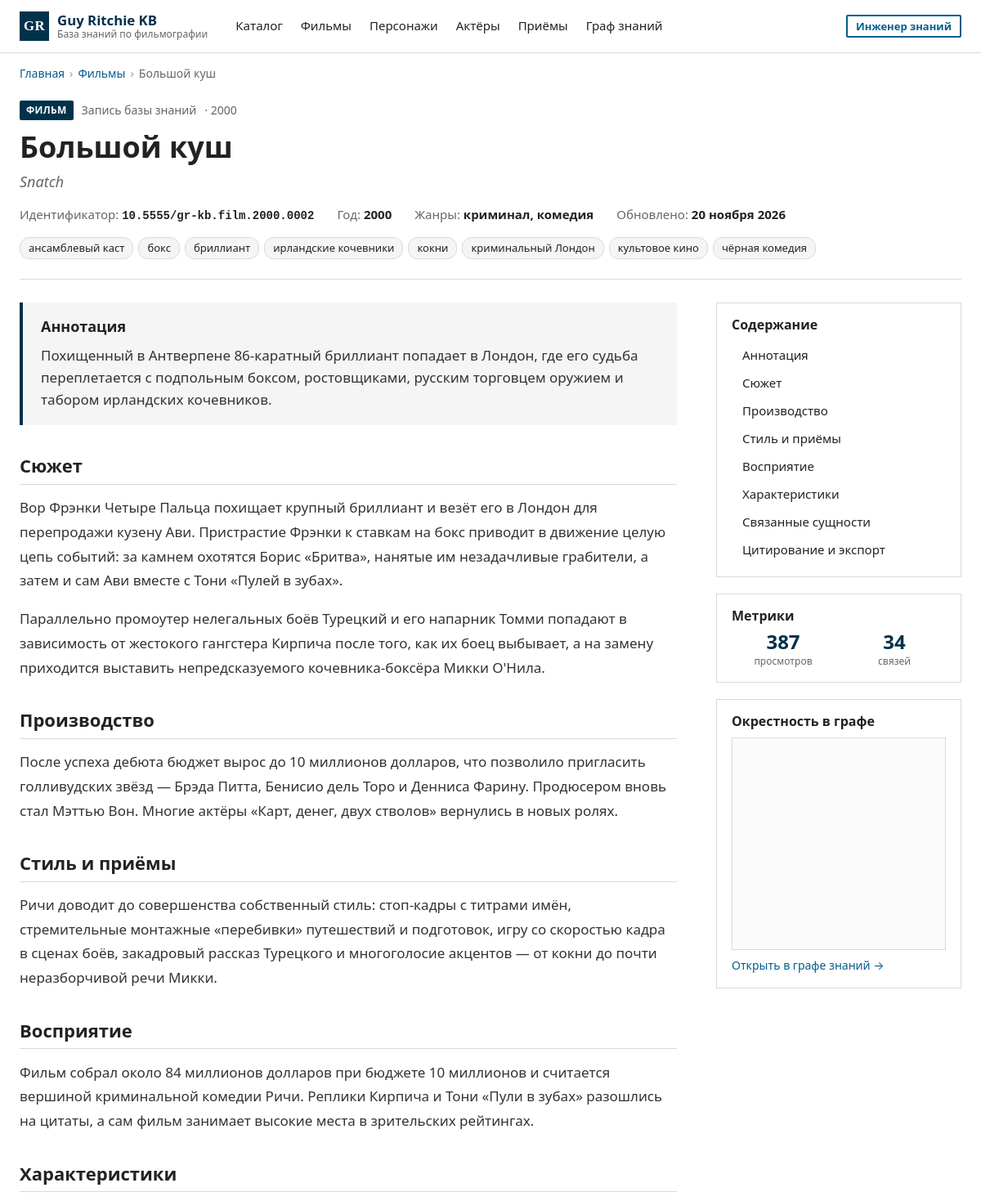
Screenshot of /entry/snatch/ (upper part) with the database file from the repository.
### knowledge/models.py (models this page shows, shortened)
class KnowledgeEntry(models.Model):
    title = models.CharField("Заголовок", max_length=255)
    original_title = models.CharField("Оригинальное название", max_length=255, blank=True)
    slug = models.SlugField("Slug", max_length=200, unique=True, blank=True)
    entity_type = models.ForeignKey(EntityType, on_delete=models.PROTECT,
                                    related_name="entries", verbose_name="Тип сущности")
    summary = models.TextField("Аннотация", help_text="Краткое описание (1–3 предложения)")
    content = models.TextField(
        "Содержание", blank=True,
        help_text="Структурированный текст. Секции начинаются со строки «## Заголовок секции».",
    )
    year = models.PositiveSmallIntegerField("Год", null=True, blank=True, db_index=True)
    genres = models.JSONField("Жанры", default=list, blank=True,
                              help_text='Список строк, например ["криминал", "комедия"]')
    metadata_json = models.JSONField(
        "Атрибуты", default=dict, blank=True,
        help_text='Словарь характеристик: {"Бюджет": "$22 млн", "Длительность": "113 мин"}',
    )
    tags = models.ManyToManyField(Tag, blank=True, related_name="entries", verbose_name="Теги")
    kb_id = models.CharField("Идентификатор БЗ", max_length=64, unique=True,
                             blank=True, null=True, editable=False)
    views = models.PositiveIntegerField("Просмотры", default=0, editable=False)
    is_published = models.BooleanField("Опубликовано", default=True)
    created_at = models.DateTimeField("Создано", auto_now_add=True)
    updated_at = models.DateTimeField("Обновлено", auto_now=True)
    class Meta:
        ordering = ["title"]
        verbose_name = "Запись базы знаний"
        verbose_name_plural = "Записи базы знаний"
        indexes = [models.Index(fields=["entity_type", "year"])]
    def get_absolute_url(self):
        return reverse("portal:entry", kwargs={"slug": self.slug})
    def sections(self):
        result, current = [], None
        for raw in (self.content or "").splitlines():
            line = raw.strip()
            if line.startswith("## "):
                title = line[3:].strip()
                current = {"anchor": f"sec-{len(result) + 1}", "title": title, "paragraphs": []}
                result.append(current)
            elif line:
                if current is None:
                    current = {"anchor": "sec-1", "title": "Описание", "paragraphs": []}
                    result.append(current)
                current["paragraphs"].append(line)
        return result
    def related_entries(self):
        items = []
        out_qs = self.outgoing.select_related("target__entity_type", "relation_type")
        in_qs = self.incoming.select_related("source__entity_type", "relation_type")
        for r in out_qs:
            if r.target.is_published:
                items.append({"relation": r, "entry": r.target,
                              "label": r.relation_type.name, "direction": "out"})
        for r in in_qs:
            if r.source.is_published:
                items.append({"relation": r, "entry": r.source,
                              "label": r.relation_type.inverse_name or r.relation_type.name,
                              "direction": "in"})
        items.sort(key=lambda x: (x["entry"].entity_type.order, x["label"], x["entry"].title))
        return items
    def citation(self) -> str:
        year = f" ({self.year})" if self.year else ""
        return (f"{escape(self.title)}{year} // База знаний «Фильмография и творчество Гая Ричи». "
                f"[Электронный ресурс]. ID: {self.kb_id}.")

class EntityType(models.Model):
    code = models.SlugField("Код", max_length=32, unique=True)
    name = models.CharField("Название", max_length=64)
    name_plural = models.CharField("Название (мн. ч.)", max_length=64)
    description = models.TextField("Описание класса", blank=True)
    color = models.CharField("Цвет (HEX)", max_length=7, default="#025e8d",
                             help_text="Цвет бейджа и узла на графе")
    order = models.PositiveSmallIntegerField("Порядок", default=0)
    class Meta:
        ordering = ["order", "name"]
        verbose_name = "Тип сущности"
        verbose_name_plural = "Типы сущностей"

class Tag(models.Model):
    name = models.CharField("Тег", max_length=64, unique=True)
    slug = models.SlugField("Slug", max_length=80, unique=True, blank=True)
    class Meta:
        ordering = ["name"]
        verbose_name = "Тег"
        verbose_name_plural = "Теги"

### portal/views.py (the view)
# urls.py: path("entry/<slug:slug>/", views.entry_detail, name="entry"),
def entry_detail(request, slug):
    entry = get_object_or_404(
        KnowledgeEntry.objects.select_related("entity_type").prefetch_related("tags"),
        slug=slug, is_published=True)
    KnowledgeEntry.objects.filter(pk=entry.pk).update(views=F("views") + 1)
    related = entry.related_entries()
    groups = {}
    for item in related:
        et = item["entry"].entity_type
        groups.setdefault(et.pk, {"type": et, "items": []})["items"].append(item)
    rel_groups = sorted(groups.values(), key=lambda g: g["type"].order)
    sections = entry.sections()
    toc = ([{"anchor": "abstract", "title": "Аннотация"}]
           + [{"anchor": s["anchor"], "title": s["title"]} for s in sections])
    if entry.metadata_json:
        toc.append({"anchor": "attributes", "title": "Характеристики"})
    if related:
        toc.append({"anchor": "related", "title": "Связанные сущности"})
    toc.append({"anchor": "cite", "title": "Цитирование и экспорт"})
    return render(request, "portal/entry_detail.html", {
        "entry": entry,
        "sections": sections,
        "rel_groups": rel_groups,
        "rel_total": len(related),
        "toc": toc,
        "views": entry.views + 1,
    })

### portal/templatetags/kb_extras.py (called while the page is built)
@register.simple_tag
def type_badge(entity_type, outline=False):
    cls = "badge badge-outline" if outline else "badge"
    return format_html('<span class="{}" style="--c:{}">{}</span>', cls, entity_type.color,
                       entity_type.name)

### templates/portal/entry_detail.html (shortened to what this page needs)
{% extends "base.html" %}
{% load static kb_extras %}
{% block content %}
<div class="container">
  <nav class="breadcrumbs" aria-label="Хлебные крошки">
    <ol>
      <li><a href="{% url 'portal:home' %}">Главная</a></li>
      <li><a href="{% url 'portal:search' %}?type={{ entry.entity_type.code }}">{{ entry.entity_type.name_plural }}</a></li>
      <li aria-current="page">{{ entry.title }}</li>
    </ol>
  </nav>
  <header class="article-header">
    <div class="article-type">
      {% type_badge entry.entity_type %}
      <span>Запись базы знаний</span>
      {% if entry.year %}<span>· {{ entry.year }}</span>{% endif %}
    </div>
    <h1>{{ entry.title }}</h1>
    {% if entry.original_title %}<p class="orig">{{ entry.original_title }}</p>{% endif %}
    <ul class="meta-list">
      <li><span class="k">Идентификатор:</span> <span class="v kb-id">{{ entry.kb_id }}</span></li>
      {% if entry.year %}<li><span class="k">Год:</span> <span class="v">{{ entry.year }}</span></li>{% endif %}
      {% if entry.genres %}<li><span class="k">Жанры:</span> <span class="v">{{ entry.genres|join:", " }}</span></li>{% endif %}
      <li><span class="k">Обновлено:</span> <span class="v">{{ entry.updated_at|date:"d E Y" }}</span></li>
    </ul>
    {% with tags=entry.tags.all %}{% if tags %}
    <ul class="tags" aria-label="Ключевые слова">
      {% for t in tags %}<li><a class="tag" href="{% url 'portal:search' %}?tag={{ t.slug }}">{{ t.name }}</a></li>{% endfor %}
    </ul>
    {% endif %}{% endwith %}
  </header>
  <div class="article-layout">
    <article class="article-main">
      <section id="abstract" class="abstract">
        <h2>Аннотация</h2>
        <p>{{ entry.summary }}</p>
      </section>
      {% for s in sections %}
      <section id="{{ s.anchor }}" class="prose">
        <h2>{{ s.title }}</h2>
        {% for p in s.paragraphs %}<p>{{ p }}</p>{% endfor %}
      </section>
      {% endfor %}
      {% if entry.metadata_json %}
      <section id="attributes">
        <h2>Характеристики</h2>
      </section>
      {% endif %}
    </article>
    <aside>
      <div class="sidebar-sticky">
        <div class="sidebar-box">
          <h2>Содержание</h2>
          <ol class="toc">
            {% for t in toc %}<li><a href="#{{ t.anchor }}">{{ t.title }}</a></li>{% endfor %}
          </ol>
        </div>
        <div class="sidebar-box">
          <h2>Метрики</h2>
          <div class="metrics">
            <div><div class="stat-value">{{ views }}</div><div class="stat-label">просмотров</div></div>
            <div><div class="stat-value">{{ rel_total }}</div><div class="stat-label">связей</div></div>
          </div>
        </div>
        {% if rel_total %}
        <div class="sidebar-box">
          <h2>Окрестность в графе</h2>
          <div class="graph-canvas"><div id="mini-graph" class="mini-graph"></div><div class="graph-loading">Загрузка…</div></div>
          <p class="small" style="margin:8px 0 0"><a href="{% url 'portal:graph' %}?focus={{ entry.slug }}">Открыть в графе знаний →</a></p>
        </div>
        {% endif %}
      </div>
    </aside>
  </div>
</div>
{% endblock %}

### static/css/springer.css (style rules this page uses)
:root { --navy: #01324b; --blue: #025e8d; --blue-hover: #01324b; --blue-light: #ebf1f5; --graphite: #222; --text: #333; --muted: #666; --line: #dadada; --bg-soft: #f5f5f5; --mark: #fff3b0; --focus: #0088cc; --radius: 2px; --font: "Segoe UI", -apple-system, BlinkMacSystemFont, Roboto, "Helvetica Neue", Arial, sans-serif; --font-serif: Georgia, "Times New Roman", serif; --container: 1200px; }
* { box-sizing: border-box; }
html { font-size: 16px; }
body { margin: 0; font-family: var(--font); color: var(--text); background: #fff; line-height: 1.6; -webkit-font-smoothing: antialiased; }
a { color: var(--blue); text-decoration: none; }
h1, h2, h3, h4 { color: var(--graphite); line-height: 1.25; margin: 0 0 .6em; }
h1 { font-size: 2rem; font-weight: 700; }
h2 { font-size: 1.375rem; font-weight: 700; }
p { margin: 0 0 1em; }
.container { max-width: var(--container); margin: 0 auto; padding: 0 24px; }
.small { font-size: .875rem; }
.stat-value { font-size: 2rem; font-weight: 700; line-height: 1; }
.stat-label { color: #b9cfdc; font-size: .875rem; margin-top: 6px; }
.badge { display: inline-block; font-size: .75rem; font-weight: 600; letter-spacing: .3px; text-transform: uppercase; color: #fff; background: var(--c, var(--blue)); padding: 2px 8px; border-radius: var(--radius); line-height: 1.6; }
.tags { display: flex; flex-wrap: wrap; gap: 6px; margin: 0; padding: 0; list-style: none; }
.tag { display: inline-block; font-size: .8125rem; padding: 2px 10px; border: 1px solid var(--line); background: var(--bg-soft); color: var(--graphite); border-radius: 12px; }
.breadcrumbs { font-size: .875rem; padding: 14px 0; color: var(--muted); }
.breadcrumbs ol { list-style: none; display: flex; flex-wrap: wrap; gap: 6px; margin: 0; padding: 0; }
.breadcrumbs li + li::before { content: "›"; margin-right: 6px; color: #999; }
.article-header { padding: 8px 0 24px; border-bottom: 1px solid var(--line); }
.article-type { display: flex; gap: 10px; align-items: center; font-size: .875rem; color: var(--muted); margin-bottom: 10px; flex-wrap: wrap; }
.article-header h1 { font-size: 2.25rem; margin: 0 0 6px; }
.article-header .orig { font-size: 1.125rem; color: var(--muted); font-style: italic; margin: 0 0 14px; }
.meta-list { display: flex; flex-wrap: wrap; gap: 4px 28px; list-style: none; margin: 0 0 14px; padding: 0; font-size: .9375rem; }
.meta-list dt, .meta-list .k { color: var(--muted); }
.meta-list .v { color: var(--graphite); font-weight: 600; }
.kb-id { font-family: Consolas, "Courier New", monospace; font-size: .875rem; }
.article-layout { display: grid; grid-template-columns: minmax(0, 1fr) 300px; gap: 48px; padding: 28px 0 64px; }
.article-main section { margin-bottom: 36px; scroll-margin-top: 20px; }
.article-main h2 { border-bottom: 1px solid var(--line); padding-bottom: 8px; }
.abstract { background: var(--bg-soft); padding: 18px 22px; border-left: 4px solid var(--navy); }
.abstract h2 { border: 0; padding: 0; font-size: 1.125rem; }
.abstract p { margin: 0; font-size: 1.0625rem; }
.article-main .prose p { font-size: 1.0625rem; line-height: 1.75; }
.sidebar-box { border: 1px solid var(--line); padding: 16px 18px; margin-bottom: 20px; background: #fff; }
.sidebar-box h2 { font-size: 1rem; border: 0; padding: 0; margin-bottom: 10px; }
.sidebar-sticky { position: sticky; top: 16px; }
.toc { list-style: none; margin: 0; padding: 0; font-size: .9375rem; }
.toc li { border-left: 3px solid transparent; }
.toc a { display: block; padding: 5px 10px; color: var(--graphite); }
.metrics { display: grid; grid-template-columns: 1fr 1fr; gap: 10px; text-align: center; }
.metrics .stat-value { font-size: 1.5rem; color: var(--navy); }
.metrics .stat-label { color: var(--muted); font-size: .75rem; margin-top: 2px; }
.mini-graph { height: 260px; border: 1px solid var(--line); background: #fbfbfb; }
.graph-canvas { position: relative; }

### rows the page displays
KnowledgeEntry: entity_type.name_plural "Фильмы", title "Большой куш", entity_type.name "ФИЛЬМ", year "2000", original_title "Snatch", kb_id "10.5555/gr-kb.film.2000.0002", genres "криминал, комедия", updated_at "20 ноября 2026", summary "Похищенный в Антверпене 86-каратный бриллиант попадает в Лондон, где его судьба переплетается с подпольным боксом, ростовщиками, русским торговцем оружием и табором ирландских кочевников."
Tag: name "ансамблевый каст"
Tag: name "бокс"
Tag: name "бриллиант"
Tag: name "ирландские кочевники"
Tag: name "кокни"
Tag: name "криминальный Лондон"
Tag: name "культовое кино"
Tag: name "чёрная комедия"

### other values shown
{{ s.title }} "Сюжет" "Производство" "Стиль и приёмы" "Восприятие"
{{ t.title }} "Аннотация" "Сюжет" "Производство" "Стиль и приёмы" "Восприятие" "Характеристики" "Связанные сущности" "Цитирование и экспорт"
{{ views }} "387"
{{ rel_total }} "34"
